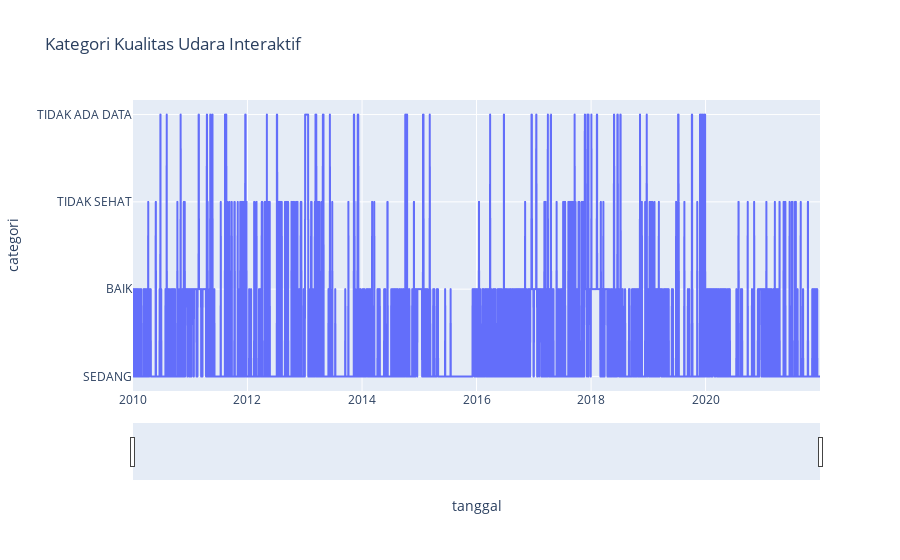

Source (notebook cell):
### Markdown cell above
#### Interactive Plot using Plotly

### Code cell
import plotly.express as px

# Membuat line plot interaktif dengan Plotly
fig = px.line(df, x='tanggal', y='categori', title='Kategori Kualitas Udara Interaktif')
fig.update_xaxes(rangeslider_visible=True)
fig.show()

### Figure 1 — Plotly figure (JSON) as saved in the notebook; plotly's stock layout.template omitted (floating-point values rounded to 4 significant figures; data arrays with more than 128 entries replaced by an {"elided": "..."} marker saying what was removed)
{"data": [{"hovertemplate": "tanggal=%{x}<br>categori=%{y}<extra></extra>", "legendgroup": "", "line": {"color": "#636efa", "dash": "solid"}, "marker": {"symbol": "circle"}, "mode": "lines", "name": "", "showlegend": false, "type": "scattergl", "x": {"elided": "4383 str values"}, "xaxis": "x", "y": {"elided": "4383 str values"}, "yaxis": "y"}], "layout": {"legend": {"tracegroupgap": 0}, "title": {"text": "Kategori Kualitas Udara Interaktif"}, "xaxis": {"anchor": "y", "domain": [0, 1], "rangeslider": {"visible": true}, "title": {"text": "tanggal"}}, "yaxis": {"anchor": "x", "domain": [0, 1], "title": {"text": "categori"}}}}
